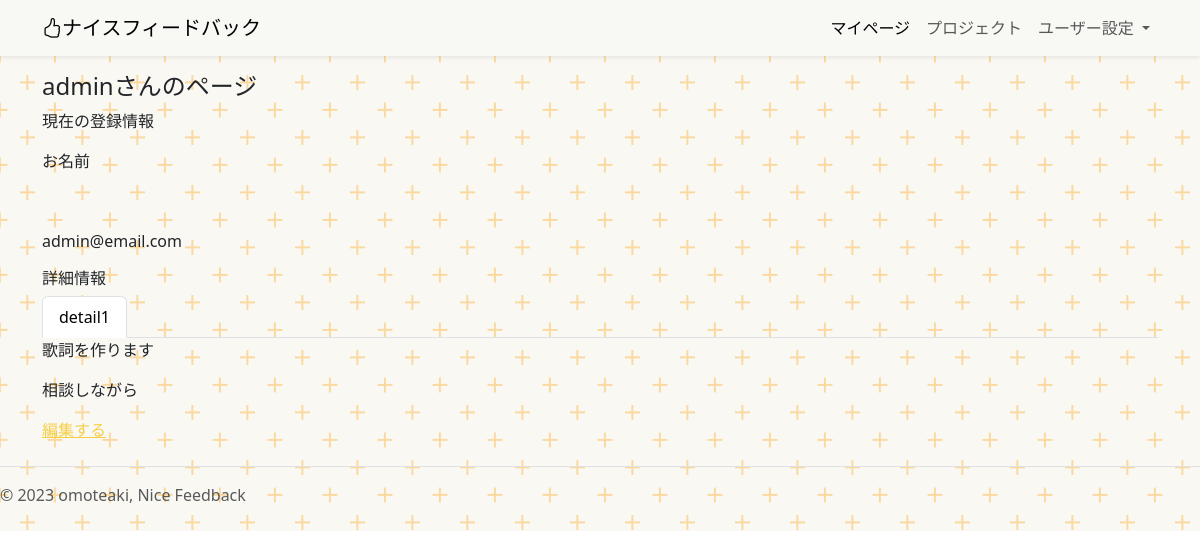
The app's page /account/mypage/1 (signed in), older data.
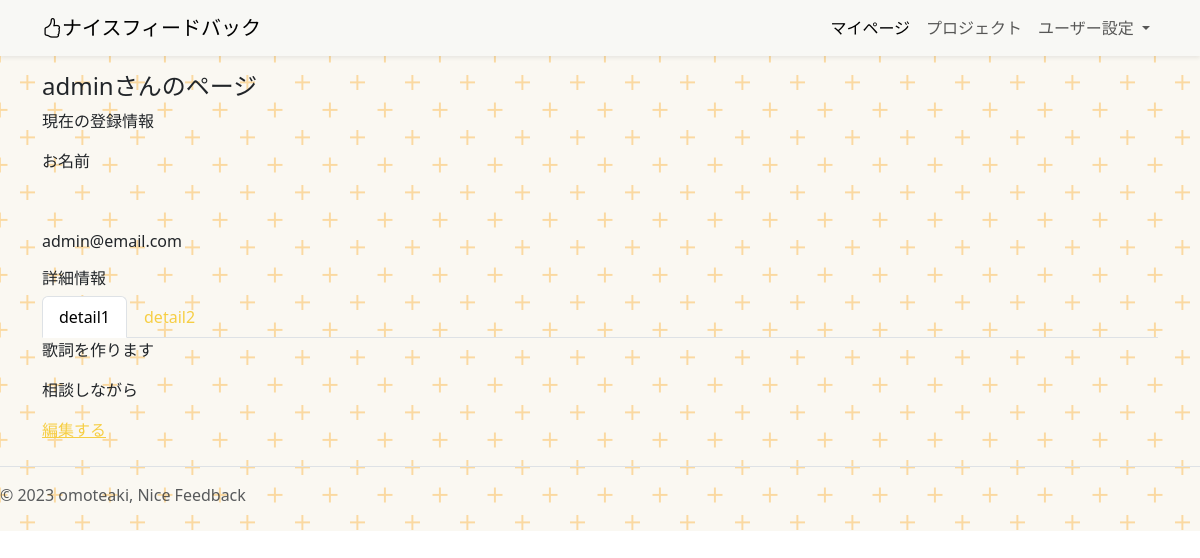
The same page, newer data.
### account/models.py (models this page shows)
class UserDetail(models.Model):
    profile = models.TextField(
        verbose_name="仕事内容"
    )
    rule = models.TextField(
        verbose_name="仕事の進め方やお願い"
    )
    convenient_time_from = models.TimeField(
        verbose_name="都合の良い時間帯の開始時刻",
    )
    convenient_time_to = models.TimeField(
        verbose_name="都合の良い時間帯の終了時刻",
    )
    CONTACT = (
        ("tel", "電話"),
        ("mail", "メール"),
        ("line", "ライン"),
        ("skype", "スカイプ"),
    )
    how_to_contact = models.CharField(
        verbose_name="連絡手段",
        max_length=50,
        choices=CONTACT
    )
    user = models.ForeignKey(
        CustomUser,
        verbose_name="ユーザー",
        on_delete=models.CASCADE,
        blank=True,
        null=True,
    )
    LABEL = (
        ("detail1", "プロフィール1(デフォルト)"),
        ("detail2", "プロフィール2"),
        ("detail3", "プロフィール3"),
    )
    label_select = models.CharField(
        verbose_name="ラベル",
        max_length=50,
        choices=LABEL
    )
    def __str__(self):
        detail_label_name = str(self.user) + str(self.label_select)
        return detail_label_name

### account/views.py (the view)
class CustomUserDetailView(DetailView):
    model = CustomUser
    template_name = "mypage.html"
    def get_context_data(self, **kwargs):
        context = super().get_context_data(**kwargs)
        context["details"] = UserDetail.objects.filter(user=self.request.user)
        print(context["details"])
        return context

### account/templates/mypage.html (shortened to what this page needs)
{% extends "base.html" %}
{% block contents %}
<div class="container">
  <h4>{{request.user}}さんのページ</h4>
  <p>現在の登録情報</p>
  <p>お名前</p>
  <p>{{object.last_name}}　{{object.first_name}}</p>
  <p>{{object.email}}</p>
  <h6>詳細情報</h6>
  {% if details %}
  <ul class="nav nav-tabs" id="myTab" role="tablist">
  {% for detail in details %}
    {% if forloop.first %}
    <li class="nav-item" role="presentation">
      <button class="nav-link active" id="{{detail.label_select}}-tab" data-bs-toggle="tab" data-bs-target="#{{detail.label_select}}-tab-pane" type="button" role="tab" aria-controls="{{detail.label_select}}-tab-pane" aria-selected="true">{{detail.label_select}}</button>
    </li>
    {% else %}
    <li class="nav-item" role="presentation">
      <button class="nav-link" id="{{detail.label_select}}-tab" data-bs-toggle="tab" data-bs-target="#{{detail.label_select}}-tab-pane" type="button" role="tab" aria-controls="{{detail.label_select}}-tab-pane" aria-selected="false">{{detail.label_select}}</button>
    </li>
    {% endif %}
  {% endfor %}
  </ul>
  <div class="tab-content" id="myTabContent">
  {% for detail in details %}
    {% if forloop.first %}
    <div class="tab-pane fade show active" id="{{detail.label_select}}-tab-pane" role="tabpanel" aria-labelledby="{{detail.label_select}}-tab" tabindex="0">
      <p>{{detail.profile}}</p>
      <p>{{detail.rule}}</p>
      <a href="{% url "account:update_feedback_rule" detail.pk %}">編集する</a>
    </div>
    {% else %}
    <div class="tab-pane fade" id="{{detail.label_select}}-tab-pane" role="tabpanel" aria-labelledby="{{detail.label_select}}-tab" tabindex="0">
      <p>{{detail.profile}}</p>
      <p>{{detail.rule}}</p>
      <a href="{% url "account:update_feedback_rule" detail.pk %}">編集する</a>
    </div>
    {% endif %}
  {% endfor %}
  </div>
  {% else %}
  <p>詳細情報が登録されていません。</p>
  <a href="{% url "account:create_feedback_rule" %}">登録はこちら</a>
  {% endif %}
</div>
{% endblock %}

Row changes from the older to the newer data that the page shows:
added UserDetail: label_select "detail2", shown under "詳細情報"
